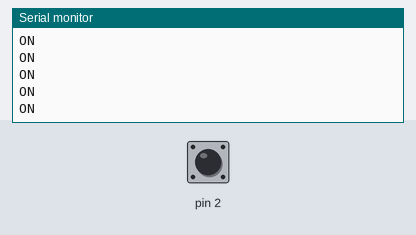
Bench run of a sketch on a simulated Arduino Uno, built with avr-gcc and run on an emulated ATmega328P. On the bench: the last lines printed to the serial monitor. The test bench sets the inputs (shaded band); at power-on: pin 2 HIGH.

Above: at 1.2 s.
1.3 s: pin 2 driven LOW
At 1.9 s:
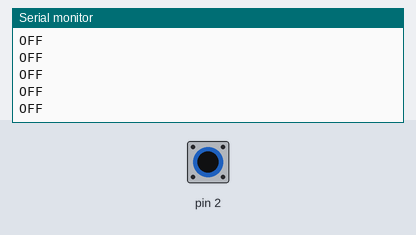
3.2 s: pin 2 pulsed HIGH 5 times (0.12 s each, 0.3 s apart)
7.7 s: pin 2 driven HIGH
At 8.5 s:
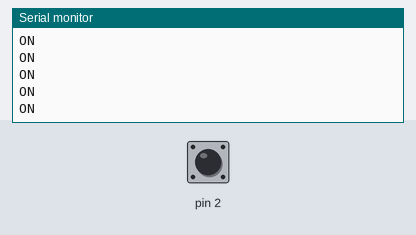

The sketch:

Simple_Button_Input.ino
```cpp
int switchState = 0;

void setup()
{
  // put your setup code here, to run once:
  Serial.begin(9600);

  pinMode(2, INPUT);
}

void loop()
{
  // put your main code here, to run repeatedly:

  switchState = digitalRead(2);

  if(switchState == LOW)
    Serial.println("OFF");
  else
    Serial.println("ON");
}
```

Measured:
- after the input at 1.3 s, the serial monitor: prints a new line after 0.07 s (image 1)
- after the input at 7.7 s, the serial monitor: prints a new line after 0.07 s (image 2)
